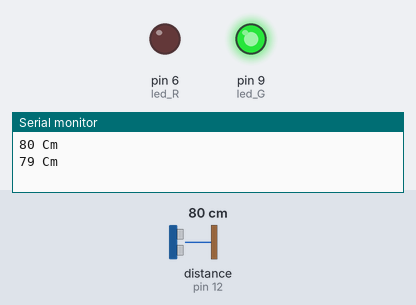
Bench run of a sketch on a simulated Arduino Uno, built with avr-gcc and run on an emulated ATmega328P. On the bench: output pins drawn as LEDs (lit = HIGH), the last lines printed to the serial monitor. Wiring (inferred from the names in the program): ultrasonic range finder: trigger pin 13; echo pin 12. The inputs (shaded band) are chosen by the test bench; at power-on: distance to the obstacle (sensor on pin 12) 80 cm. The echo pulse lasts 58.3 µs per cm; pins used as bus, display or sensor lines are not drawn.

Above: at 2.8 s.
2.9 s: distance to the obstacle (sensor on pin 12) set to 97 cm
6.2 s: distance to the obstacle (sensor on pin 12) set to 104 cm
At 10.2 s:
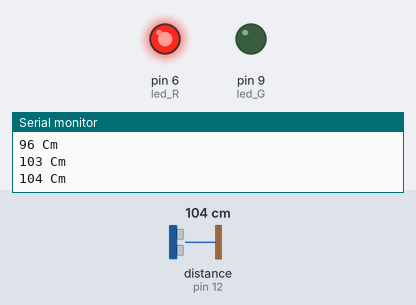
10.5 s: distance to the obstacle (sensor on pin 12) set to 2 cm
At 13.7 s:
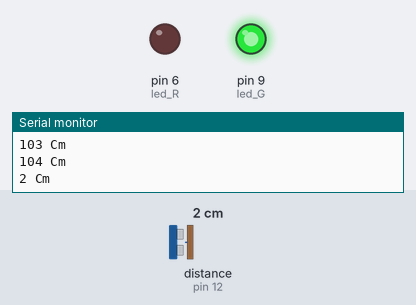
14.5 s: distance to the obstacle (sensor on pin 12) set to 120 cm
At 18.2 s:
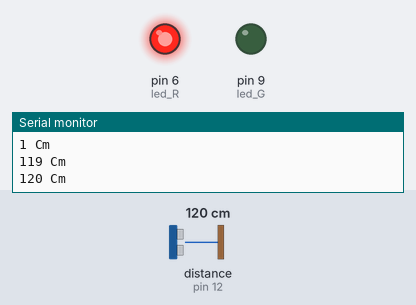
Timing chart, 0 to 19.5 s (numbered marks = the images above; inputs shaded):
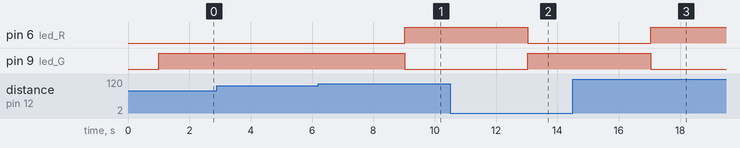

Measured:
- the behaviour switches between 100 and 101 cm on distance to the obstacle (sensor on pin 12) (found by bisection; images 0 and 1)
- after the input at 6.2 s, pin 6 (led_R): LOW → HIGH after 2.8 s; pin 9 (led_G): HIGH → LOW after 2.8 s
- after the input at 10.5 s, pin 6 (led_R): HIGH → LOW after 2.5 s; pin 9 (led_G): LOW → HIGH after 2.5 s
- after the input at 14.5 s, pin 6 (led_R): LOW → HIGH after 2.5 s; pin 9 (led_G): HIGH → LOW after 2.5 s

The sketch:

week02.ino
```cpp
#define TRIG 13
#define ECHO 12

int led_R = 6;
int led_G = 9;


void setup() {
  Serial.begin(9600);
  // put your setup code here, to run once:
  pinMode(led_R, OUTPUT);
  pinMode(led_G, OUTPUT);
  pinMode(TRIG, OUTPUT);
  pinMode(ECHO, INPUT);
}

void loop() {
  long duration, distance;
  digitalWrite(TRIG, LOW);
  delayMicroseconds(2);
  digitalWrite(TRIG, HIGH);
  delayMicroseconds(10);
  digitalWrite(TRIG, LOW);
  duration = pulseIn(ECHO, HIGH);
  distance = duration / 58.2;

  Serial.print (distance);
  Serial.println(" Cm");
  delay(1000);
  // put your main code here, to run repeatedly:

  if(distance >=100)
  {
    digitalWrite(led_R, HIGH);
    digitalWrite(led_G, LOW);
  }
  else
  {
    digitalWrite(led_R, LOW);
    digitalWrite(led_G, HIGH);
  }
  delay(1000);
  //digitalWrite(led_R, HIGH);
  //delay(1000);
  //digitalWrite(led_R, LOW);
  //delay(1000);
  //digitalWrite(led_G, HIGH);
  //delay(1000);
  //digitalWrite(led_G, LOW);
  //delay(1000);
}
```
